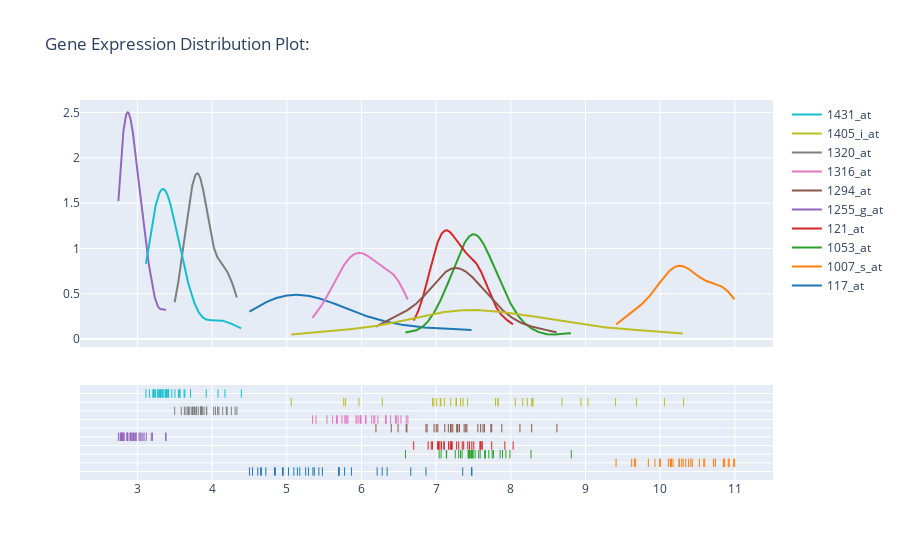

The notebook cell saved with this chart:
### Code cell
eda.dist_plot(train_df, selection=gene_slice, title="Gene Expression Distribution Plot:", xtitle="", ytitle="")

### Figure 1 — Plotly figure (JSON) as saved in the notebook; plotly's stock layout.template omitted (floating-point values rounded to 4 significant figures; data arrays with more than 128 entries replaced by an {"elided": "..."} marker saying what was removed)
{"data": [{"legendgroup": "117_at", "marker": {"color": "rgb(31, 119, 180)"}, "mode": "lines", "name": "117_at", "showlegend": true, "type": "scatter", "x": {"elided": "500 float values"}, "xaxis": "x", "y": {"elided": "500 float values"}, "yaxis": "y"}, {"legendgroup": "1007_s_at", "marker": {"color": "rgb(255, 127, 14)"}, "mode": "lines", "name": "1007_s_at", "showlegend": true, "type": "scatter", "x": {"elided": "500 float values"}, "xaxis": "x", "y": {"elided": "500 float values"}, "yaxis": "y"}, {"legendgroup": "1053_at", "marker": {"color": "rgb(44, 160, 44)"}, "mode": "lines", "name": "1053_at", "showlegend": true, "type": "scatter", "x": {"elided": "500 float values"}, "xaxis": "x", "y": {"elided": "500 float values"}, "yaxis": "y"}, {"legendgroup": "121_at", "marker": {"color": "rgb(214, 39, 40)"}, "mode": "lines", "name": "121_at", "showlegend": true, "type": "scatter", "x": {"elided": "500 float values"}, "xaxis": "x", "y": {"elided": "500 float values"}, "yaxis": "y"}, {"legendgroup": "1255_g_at", "marker": {"color": "rgb(148, 103, 189)"}, "mode": "lines", "name": "1255_g_at", "showlegend": true, "type": "scatter", "x": {"elided": "500 float values"}, "xaxis": "x", "y": {"elided": "500 float values"}, "yaxis": "y"}, {"legendgroup": "1294_at", "marker": {"color": "rgb(140, 86, 75)"}, "mode": "lines", "name": "1294_at", "showlegend": true, "type": "scatter", "x": {"elided": "500 float values"}, "xaxis": "x", "y": {"elided": "500 float values"}, "yaxis": "y"}, {"legendgroup": "1316_at", "marker": {"color": "rgb(227, 119, 194)"}, "mode": "lines", "name": "1316_at", "showlegend": true, "type": "scatter", "x": {"elided": "500 float values"}, "xaxis": "x", "y": {"elided": "500 float values"}, "yaxis": "y"}, {"legendgroup": "1320_at", "marker": {"color": "rgb(127, 127, 127)"}, "mode": "lines", "name": "1320_at", "showlegend": true, "type": "scatter", "x": {"elided": "500 float values"}, "xaxis": "x", "y": {"elided": "500 float values"}, "yaxis": "y"}, {"legendgroup": "1405_i_at", "marker": {"color": "rgb(188, 189, 34)"}, "mode": "lines", "name": "1405_i_at", "showlegend": true, "type": "scatter", "x": {"elided": "500 float values"}, "xaxis": "x", "y": {"elided": "500 float values"}, "yaxis": "y"}, {"legendgroup": "1431_at", "marker": {"color": "rgb(23, 190, 207)"}, "mode": "lines", "name": "1431_at", "showlegend": true, "type": "scatter", "x": {"elided": "500 float values"}, "xaxis": "x", "y": {"elided": "500 float values"}, "yaxis": "y"}, {"legendgroup": "117_at", "marker": {"color": "rgb(31, 119, 180)", "symbol": "line-ns-open"}, "mode": "markers", "name": "117_at", "showlegend": false, "type": "scatter", "x": [5.35, 4.72, 5.478, 4.836, 5.696, 6.66, 5.774, 4.952, 5.703, 4.651, 4.66, 5.694, 5.143, 6.278, 5.095, 4.613, 4.5, 6.21, 7.474, 5.253, 6.864, 4.847, 5.29, 5.866, 5.023, 7.48, 5.174, 4.541, 7.356, 6.344, 4.944, 5.43, 5.369], "xaxis": "x", "y": ["117_at", "117_at", "117_at", "117_at", "117_at", "117_at", "117_at", "117_at", "117_at", "117_at", "117_at", "117_at", "117_at", "117_at", "117_at", "117_at", "117_at", "117_at", "117_at", "117_at", "117_at", "117_at", "117_at", "117_at", "117_at", "117_at", "117_at", "117_at", "117_at", "117_at", "117_at", "117_at", "117_at"], "yaxis": "y2"}, {"legendgroup": "1007_s_at", "marker": {"color": "rgb(255, 127, 14)", "symbol": "line-ns-open"}, "mode": "markers", "name": "1007_s_at", "showlegend": false, "type": "scatter", "x": [10.85, 10.53, 10.93, 10.34, 9.842, 10.58, 9.619, 10.14, 10.31, 10.17, 10.91, 9.41, 10.11, 10.26, 10.14, 10.6, 11.0, 10.29, 9.655, 10.15, 9.672, 9.93, 10.43, 10.25, 10.41, 10.71, 10.74, 10.0, 10.98, 9.994, 10.38, 10.86, 10.86], "xaxis": "x", "y": ["1007_s_at", "1007_s_at", "1007_s_at", "1007_s_at", "1007_s_at", "1007_s_at", "1007_s_at", "1007_s_at", "1007_s_at", "1007_s_at", "1007_s_at", "1007_s_at", "1007_s_at", "1007_s_at", "1007_s_at", "1007_s_at", "1007_s_at", "1007_s_at", "1007_s_at", "1007_s_at", "1007_s_at", "1007_s_at", "1007_s_at", "1007_s_at", "1007_s_at", "1007_s_at", "1007_s_at", "1007_s_at", "1007_s_at", "1007_s_at", "1007_s_at", "1007_s_at", "1007_s_at"], "yaxis": "y2"}, {"legendgroup": "1053_at", "marker": {"color": "rgb(44, 160, 44)", "symbol": "line-ns-open"}, "mode": "markers", "name": "1053_at", "showlegend": false, "type": "scatter", "x": [7.257, 7.858, 7.57, 7.472, 7.496, 7.327, 7.137, 7.655, 7.477, 7.656, 7.751, 7.489, 7.523, 7.889, 7.067, 7.446, 7.453, 7.651, 7.433, 8.271, 7.041, 7.454, 7.59, 7.141, 7.934, 7.301, 6.589, 7.348, 8.81, 7.706, 7.989, 7.768, 7.43], "xaxis": "x", "y": ["1053_at", "1053_at", "1053_at", "1053_at", "1053_at", "1053_at", "1053_at", "1053_at", "1053_at", "1053_at", "1053_at", "1053_at", "1053_at", "1053_at", "1053_at", "1053_at", "1053_at", "1053_at", "1053_at", "1053_at", "1053_at", "1053_at", "1053_at", "1053_at", "1053_at", "1053_at", "1053_at", "1053_at", "1053_at", "1053_at", "1053_at", "1053_at", "1053_at"], "yaxis": "y2"}, {"legendgroup": "121_at", "marker": {"color": "rgb(214, 39, 40)", "symbol": "line-ns-open"}, "mode": "markers", "name": "121_at", "showlegend": false, "type": "scatter", "x": [7.275, 7.598, 7.038, 7.92, 7.017, 6.951, 7.589, 7.303, 7.35, 7.188, 7.197, 6.7, 6.936, 7.216, 7.614, 7.071, 8.032, 7.11, 7.037, 7.369, 7.505, 7.424, 7.479, 7.103, 7.166, 7.59, 7.206, 7.744, 7.036, 6.893, 7.448, 7.068, 7.617], "xaxis": "x", "y": ["121_at", "121_at", "121_at", "121_at", "121_at", "121_at", "121_at", "121_at", "121_at", "121_at", "121_at", "121_at", "121_at", "121_at", "121_at", "121_at", "121_at", "121_at", "121_at", "121_at", "121_at", "121_at", "121_at", "121_at", "121_at", "121_at", "121_at", "121_at", "121_at", "121_at", "121_at", "121_at", "121_at"], "yaxis": "y2"}, {"legendgroup": "1255_g_at", "marker": {"color": "rgb(148, 103, 189)", "symbol": "line-ns-open"}, "mode": "markers", "name": "1255_g_at", "showlegend": false, "type": "scatter", "x": [2.746, 2.77, 2.948, 2.888, 2.823, 3.186, 2.866, 2.916, 2.859, 2.796, 2.797, 3.202, 3.377, 2.911, 2.91, 2.913, 2.788, 2.959, 3.022, 2.936, 2.773, 2.817, 2.865, 3.384, 2.985, 3.072, 3.09, 3.049, 2.976, 3.119, 2.797, 3.037, 2.807], "xaxis": "x", "y": ["1255_g_at", "1255_g_at", "1255_g_at", "1255_g_at", "1255_g_at", "1255_g_at", "1255_g_at", "1255_g_at", "1255_g_at", "1255_g_at", "1255_g_at", "1255_g_at", "1255_g_at", "1255_g_at", "1255_g_at", "1255_g_at", "1255_g_at", "1255_g_at", "1255_g_at", "1255_g_at", "1255_g_at", "1255_g_at", "1255_g_at", "1255_g_at", "1255_g_at", "1255_g_at", "1255_g_at", "1255_g_at", "1255_g_at", "1255_g_at", "1255_g_at", "1255_g_at", "1255_g_at"], "yaxis": "y2"}, {"legendgroup": "1294_at", "marker": {"color": "rgb(140, 86, 75)", "symbol": "line-ns-open"}, "mode": "markers", "name": "1294_at", "showlegend": false, "type": "scatter", "x": [7.313, 7.292, 6.6, 7.628, 7.116, 7.002, 7.559, 8.123, 6.879, 7.224, 8.618, 7.193, 7.412, 7.88, 7.2, 7.596, 7.744, 6.864, 8.279, 7.197, 7.397, 6.609, 7.023, 7.278, 7.375, 7.28, 7.647, 7.733, 6.49, 7.164, 6.973, 6.399, 6.194], "xaxis": "x", "y": ["1294_at", "1294_at", "1294_at", "1294_at", "1294_at", "1294_at", "1294_at", "1294_at", "1294_at", "1294_at", "1294_at", "1294_at", "1294_at", "1294_at", "1294_at", "1294_at", "1294_at", "1294_at", "1294_at", "1294_at", "1294_at", "1294_at", "1294_at", "1294_at", "1294_at", "1294_at", "1294_at", "1294_at", "1294_at", "1294_at", "1294_at", "1294_at", "1294_at"], "yaxis": "y2"}, {"legendgroup": "1316_at", "marker": {"color": "rgb(227, 119, 194)", "symbol": "line-ns-open"}, "mode": "markers", "name": "1316_at", "showlegend": false, "type": "scatter", "x": [5.941, 6.529, 6.167, 6.061, 6.22, 5.989, 6.325, 5.967, 6.137, 6.057, 6.33, 5.928, 5.804, 5.666, 6.6, 5.989, 5.793, 6.324, 5.345, 5.994, 6.466, 6.456, 6.491, 5.678, 5.539, 5.392, 6.622, 5.615, 5.819, 6.391, 5.739, 5.778, 6.179], "xaxis": "x", "y": ["1316_at", "1316_at", "1316_at", "1316_at", "1316_at", "1316_at", "1316_at", "1316_at", "1316_at", "1316_at", "1316_at", "1316_at", "1316_at", "1316_at", "1316_at", "1316_at", "1316_at", "1316_at", "1316_at", "1316_at", "1316_at", "1316_at", "1316_at", "1316_at", "1316_at", "1316_at", "1316_at", "1316_at", "1316_at", "1316_at", "1316_at", "1316_at", "1316_at"], "yaxis": "y2"}, {"legendgroup": "1320_at", "marker": {"color": "rgb(127, 127, 127)", "symbol": "line-ns-open"}, "mode": "markers", "name": "1320_at", "showlegend": false, "type": "scatter", "x": [3.765, 4.092, 3.869, 3.729, 3.845, 3.783, 3.845, 3.846, 3.864, 4.333, 3.701, 3.675, 3.791, 4.021, 3.892, 3.738, 3.629, 3.683, 4.308, 3.755, 3.859, 3.815, 3.929, 4.142, 4.074, 3.924, 4.046, 4.19, 4.258, 4.202, 3.587, 3.499, 3.65], "xaxis": "x", "y": ["1320_at", "1320_at", "1320_at", "1320_at", "1320_at", "1320_at", "1320_at", "1320_at", "1320_at", "1320_at", "1320_at", "1320_at", "1320_at", "1320_at", "1320_at", "1320_at", "1320_at", "1320_at", "1320_at", "1320_at", "1320_at", "1320_at", "1320_at", "1320_at", "1320_at", "1320_at", "1320_at", "1320_at", "1320_at", "1320_at", "1320_at", "1320_at", "1320_at"], "yaxis": "y2"}, {"legendgroup": "1405_i_at", "marker": {"color": "rgb(188, 189, 34)", "symbol": "line-ns-open"}, "mode": "markers", "name": "1405_i_at", "showlegend": false, "type": "scatter", "x": [6.279, 6.971, 5.788, 7.83, 7.196, 8.221, 9.403, 7.828, 8.281, 7.11, 5.967, 7.272, 7.796, 10.31, 8.159, 9.684, 6.951, 7.008, 10.06, 8.94, 8.293, 5.06, 7.422, 7.361, 7.056, 8.06, 7.065, 9.033, 8.686, 8.295, 7.266, 7.329, 5.763], "xaxis": "x", "y": ["1405_i_at", "1405_i_at", "1405_i_at", "1405_i_at", "1405_i_at", "1405_i_at", "1405_i_at", "1405_i_at", "1405_i_at", "1405_i_at", "1405_i_at", "1405_i_at", "1405_i_at", "1405_i_at", "1405_i_at", "1405_i_at", "1405_i_at", "1405_i_at", "1405_i_at", "1405_i_at", "1405_i_at", "1405_i_at", "1405_i_at", "1405_i_at", "1405_i_at", "1405_i_at", "1405_i_at", "1405_i_at", "1405_i_at", "1405_i_at", "1405_i_at", "1405_i_at", "1405_i_at"], "yaxis": "y2"}, {"legendgroup": "1431_at", "marker": {"color": "rgb(23, 190, 207)", "symbol": "line-ns-open"}, "mode": "markers", "name": "1431_at", "showlegend": false, "type": "scatter", "x": [3.636, 3.57, 3.55, 3.161, 3.316, 3.272, 3.216, 3.377, 3.223, 3.461, 3.295, 3.392, 3.568, 4.392, 3.922, 3.625, 3.244, 3.31, 4.08, 3.711, 3.503, 3.28, 3.208, 3.338, 4.172, 3.399, 3.221, 3.418, 3.417, 3.114, 3.33, 3.391, 3.356], "xaxis": "x", "y": ["1431_at", "1431_at", "1431_at", "1431_at", "1431_at", "1431_at", "1431_at", "1431_at", "1431_at", "1431_at", "1431_at", "1431_at", "1431_at", "1431_at", "1431_at", "1431_at", "1431_at", "1431_at", "1431_at", "1431_at", "1431_at", "1431_at", "1431_at", "1431_at", "1431_at", "1431_at", "1431_at", "1431_at", "1431_at", "1431_at", "1431_at", "1431_at", "1431_at"], "yaxis": "y2"}], "layout": {"barmode": "overlay", "hovermode": "closest", "legend": {"traceorder": "reversed"}, "title": {"text": "Gene Expression Distribution Plot:"}, "xaxis": {"anchor": "y2", "domain": [0, 1], "zeroline": false}, "yaxis": {"anchor": "free", "domain": [0.35, 1], "position": 0}, "yaxis2": {"anchor": "x", "domain": [0, 0.25], "dtick": 1, "showticklabels": false}}}
